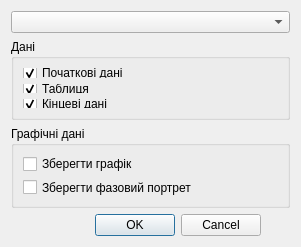
<?xml version="1.0" encoding="UTF-8"?>
<ui version="4.0">
 <class>ExportDialog</class>
 <widget class="QDialog" name="ExportDialog">
  <property name="geometry">
   <rect>
    <x>0</x>
    <y>0</y>
    <width>301</width>
    <height>247</height>
   </rect>
  </property>
  <property name="minimumSize">
   <size>
    <width>301</width>
    <height>247</height>
   </size>
  </property>
  <property name="maximumSize">
   <size>
    <width>301</width>
    <height>247</height>
   </size>
  </property>
  <property name="windowTitle">
   <string>Експорт</string>
  </property>
  <layout class="QVBoxLayout" name="verticalLayout_3">
   <item>
    <widget class="QComboBox" name="cbMethods"/>
   </item>
   <item>
    <widget class="QGroupBox" name="groupBox">
     <property name="title">
      <string>Дані</string>
     </property>
     <layout class="QVBoxLayout" name="verticalLayout">
      <item>
       <widget class="QCheckBox" name="cbStartData">
        <property name="text">
         <string>Початкові дані</string>
        </property>
        <property name="checked">
         <bool>true</bool>
        </property>
       </widget>
      </item>
      <item>
       <widget class="QCheckBox" name="cbTable">
        <property name="text">
         <string>Таблиця</string>
        </property>
        <property name="checked">
         <bool>true</bool>
        </property>
       </widget>
      </item>
      <item>
       <widget class="QCheckBox" name="cbEndData">
        <property name="text">
         <string>Кінцеві дані</string>
        </property>
        <property name="checked">
         <bool>true</bool>
        </property>
       </widget>
      </item>
     </layout>
    </widget>
   </item>
   <item>
    <widget class="QGroupBox" name="groupBox_2">
     <property name="title">
      <string>Графічні дані</string>
     </property>
     <layout class="QVBoxLayout" name="verticalLayout_2">
      <item>
       <widget class="QCheckBox" name="cbSavePlot">
        <property name="text">
         <string>Зберегти графік</string>
        </property>
       </widget>
      </item>
      <item>
       <widget class="QCheckBox" name="cbSavePhase">
        <property name="text">
         <string>Зберегти фазовий портрет</string>
        </property>
       </widget>
      </item>
     </layout>
    </widget>
   </item>
   <item>
    <widget class="QDialogButtonBox" name="buttons">
     <property name="maximumSize">
      <size>
       <width>250</width>
       <height>23</height>
      </size>
     </property>
     <property name="orientation">
      <enum>Qt::Horizontal</enum>
     </property>
     <property name="standardButtons">
      <set>QDialogButtonBox::Cancel|QDialogButtonBox::Ok</set>
     </property>
    </widget>
   </item>
  </layout>
 </widget>
 <resources/>
 <connections>
  <connection>
   <sender>buttons</sender>
   <signal>accepted()</signal>
   <receiver>ExportDialog</receiver>
   <slot>accept()</slot>
   <hints>
    <hint type="sourcelabel">
     <x>248</x>
     <y>254</y>
    </hint>
    <hint type="destinationlabel">
     <x>157</x>
     <y>274</y>
    </hint>
   </hints>
  </connection>
  <connection>
   <sender>buttons</sender>
   <signal>rejected()</signal>
   <receiver>ExportDialog</receiver>
   <slot>reject()</slot>
   <hints>
    <hint type="sourcelabel">
     <x>316</x>
     <y>260</y>
    </hint>
    <hint type="destinationlabel">
     <x>286</x>
     <y>274</y>
    </hint>
   </hints>
  </connection>
 </connections>
</ui>
